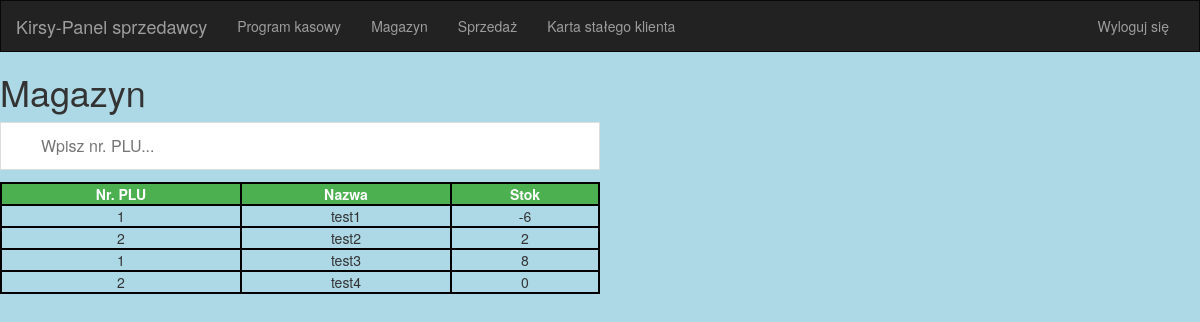
Page /kirsy/panelsprzedawcy/magazyn/ (signed in) on the earlier database version.
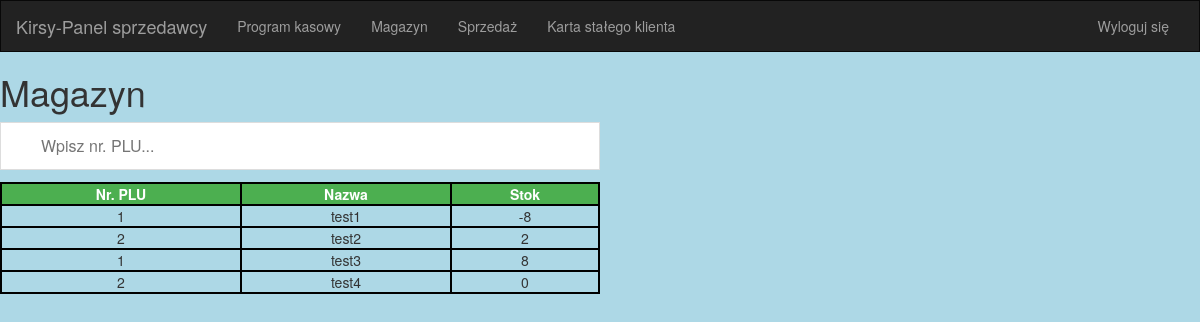
Same page on the later database version.
### panel/models.py (models this page shows, shortened)
class Product(models.Model):
    VAT_CHOICES = (
        ('23', 23),
        ('8', 8),
        ('5', 5),
        ('0', 0),
    )
    STATUS_CHOICES = (
        ('AC', 'AC'),
        ('NC', 'NC'),
    )
    art_name = models.CharField('Nazwa artykułu: ', max_length=100)
    plu_num = models.IntegerField('Nr. PLU', default=0)
    sales_price_brutto = models.FloatField('CSB: ', null=True)
    sales_price_netto = models.FloatField('CSN: ', null=True)
    last_price = models.FloatField('Ostatnia cena sprzedaży: ', null=True)
    purchase_price_brutto = models.FloatField('CZB: ', null=True)
    purchase_price_netto = models.FloatField('CZN: ', null=True)
    vat_difference = models.FloatField('Różnica VAT: ', null=True)
    vat_value = models.CharField(choices=VAT_CHOICES, max_length=3, default=23)
    entry_date = models.DateField('Data wejścia: ')
    margin = models.FloatField('Marża: ', null=True)
    zloty_margin = models.FloatField('Marża PLN: ', null=True)
    stock = models.IntegerField('Stan: ', default=0)
    stock_cs_pln = models.FloatField('Stok CS PLN: ', null=True)
    stock_cz_pln = models.FloatField('Stok CZ PLN: ', null=True)
    decote = models.IntegerField('Dekot: ', default=0)
    product_status = models.CharField(choices=STATUS_CHOICES, default='AC', max_length=2)
    quantity_sold = models.IntegerField('Sprzedana ilość', default=0)
    temporary_quantity = models.IntegerField('Tymczasowa ilość', default=0)
    history = HistoricalRecords()
    owner = models.ForeignKey(Group, on_delete=models.CASCADE)
    owner_name = models.CharField('Nazwa grupy: ', max_length=255)
    price_raw_variance = models.FloatField(null=True)
    price_percentage_variance = models.FloatField(default=0.0)
    price_changes = models.IntegerField(default=0)
    class Meta:
        verbose_name = 'Produkt'
        verbose_name_plural = 'Produkty'
    """def update_price(self, price):
        if price != self.sales_price_brutto:
            self.last_price = self.sales_price_brutto
            self.sales_price_brutto = price
            if self.sales_price_brutto and self.last_price:
                self.price_raw_variance = self.sales_price_brutto - self.last_price
                if self.sales_price_brutto > 0 and self.last_price > 0:
                    if self.last_price < self.sales_price_brutto:
                        self.price_percentage_variance = self.last_price / self.sales_price_brutto
                        self.price_percentage_variance = 1.0 - self.price_percentage_variance
                    elif self.last_price > self.sales_price_brutto:
                        self.price_percentage_variance = self.sales_price_brutto / self.last_price
                        self.price_percentage_variance = self.price_percentage_variance - 1.0
                else:
                    self.price_percentage_variance = 0.0
            else:
                self.price_raw_variance = None
                self.price_percentage_variance = 0.0
            self.price_changes = self.price_changes.count()
            self.save()
            PriceHistory(product=self, price=price).save()"""
    def get_current_price_display(self):
        return format_currency(self.sales_price_brutto)
    get_current_price_display.allow_tags = True
    get_current_price_display.short_description = 'CSB: '
    csb = property(get_current_price_display)
    def get_vat_display(self):
        return format_vat(self.vat_value)
    get_vat_display.allow_tags = True
    get_vat_display.short_description = 'VAT: '
    vat_display = property(get_vat_display)
    def get_decote_display(self):
        decote_value = 0
        actual_date = datetime.today()
        actual_month = actual_date.month
        entry_month = self.entry_date.strftime('%m')
        entry_month = int(entry_month)
        if entry_month in decote_dict:
            entry_month = decote_dict[entry_month]
        if actual_month - entry_month <= 2:
            return decote_value
        elif actual_month - entry_month > 2:
            for i in range(actual_month - entry_month):
                decote_value += 10
        return decote_value
    """get_decote_display.allow_tags = True
    get_decote_display.short_description = 'Dekot: '
    decot = property(get_decote_display)"""

### panel/views.py (the view)
@login_required(login_url='/login')
def warehouse(request):
    try:
        stocks = Product.objects.only('plu_num', 'art_name', 'stock')
    except Product.DoesNotExist:
        raise Http404('Products can\'t be found!')
    return render(request, 'panel/seller_warehouse.html', {'stocks': stocks})

### panel/templates/panel/seller_warehouse.html (shortened to what this page needs)
{% extends 'panel/baseseller.html' %}
{% block content %}
<h1>Magazyn</h1>
<body>
    <input type="text" id="warehouseInput" onkeyup="warehouseFunction()" placeholder="Wpisz nr. PLU...">
    <table id="warehouseTable">
        <tr>
            <th>Nr. PLU</th>
            <th>Nazwa</th>
            <th>Stok</th>
        </tr>
        {% for field in stocks %}
            <tr>
                <td>{{ field.plu_num }}</td>
                <td>{{ field.art_name }}</td>
                <td>{{ field.stock }}</td>
            </tr>
        {% endfor %}
    </table>
</body>
{% endblock %}

Differences in the rows shown:
changed Product "test1": stock "-6" → "-8"
